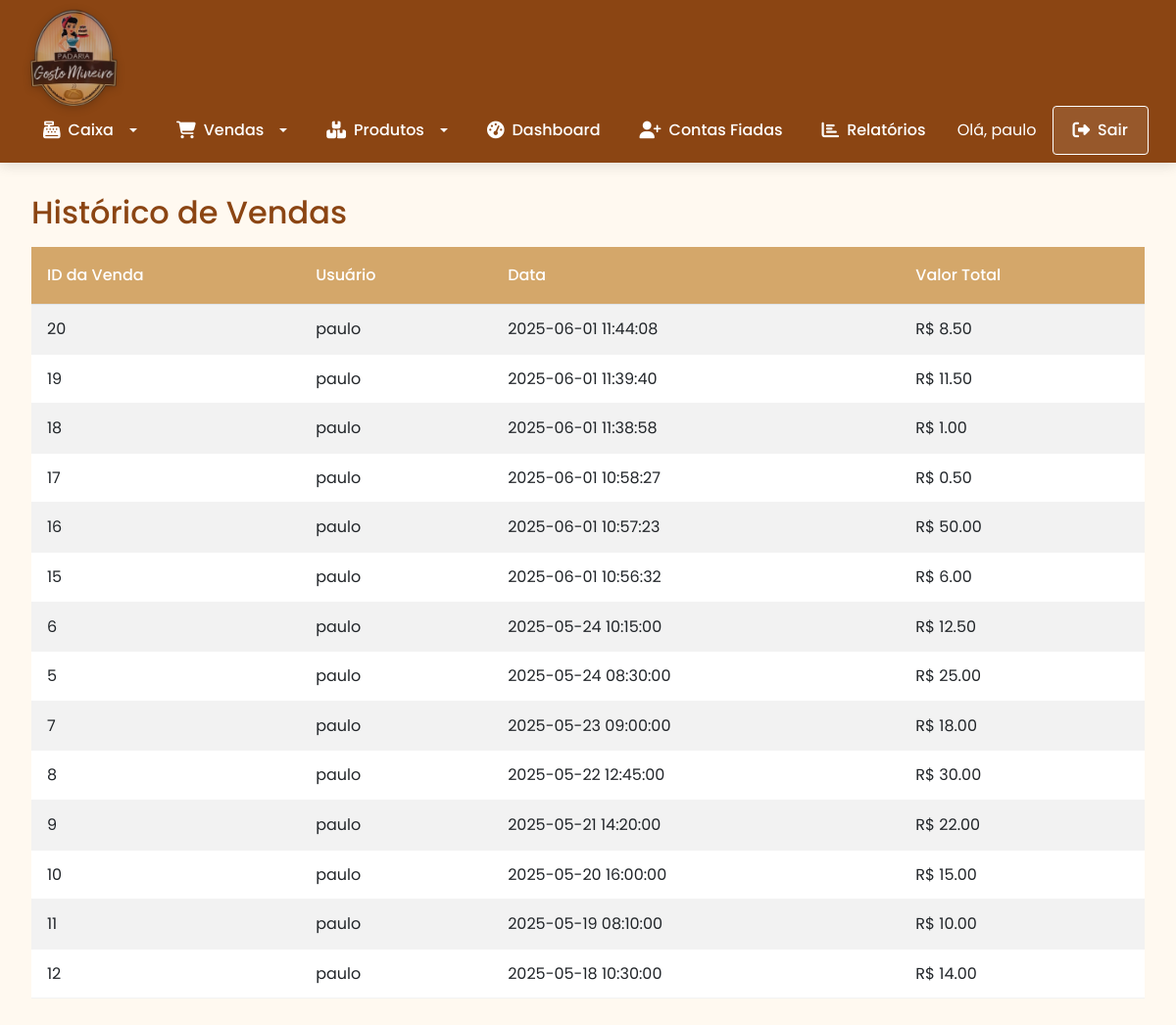
The page /historico_vendas (signed in) on the database as committed earlier.
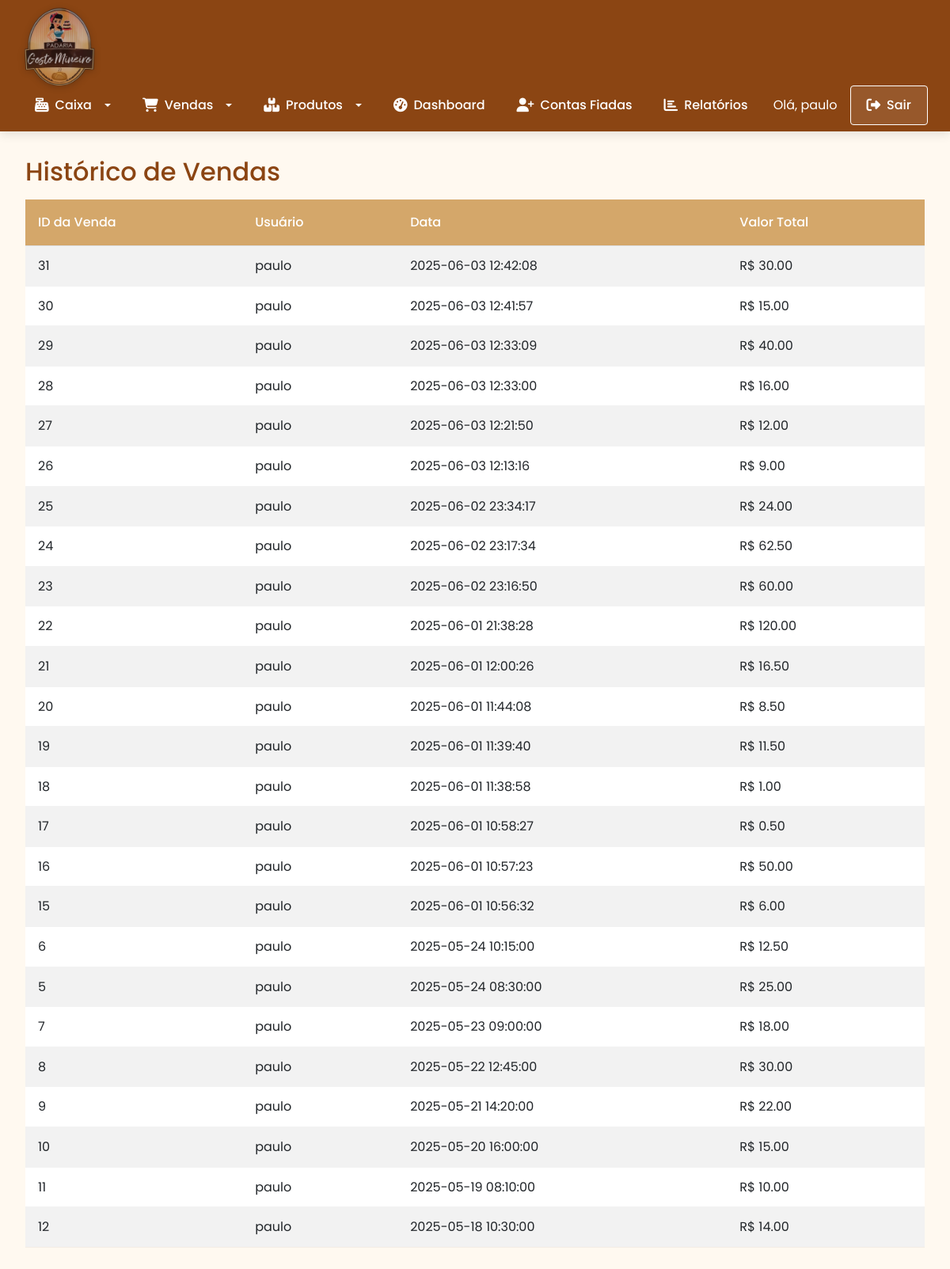
The same page on the database as committed later.
### tables this page shows
CREATE TABLE vendas (
    id INTEGER PRIMARY KEY AUTOINCREMENT,
    data_hora TEXT NOT NULL,
    usuario_id INTEGER NOT NULL,
    valor_total REAL NOT NULL,
    forma_pagamento TEXT NOT NULL,
    FOREIGN KEY(usuario_id) REFERENCES usuarios(id)
);

CREATE TABLE usuarios (
    id INTEGER PRIMARY KEY AUTOINCREMENT,
    nome TEXT NOT NULL,
    senha TEXT NOT NULL,
    tipo TEXT DEFAULT 'usuario' -- adm ou usuario
);

### app.py (the view)
@app.route('/historico_vendas')
@login_required
def historico_vendas():
    db = get_db()
    usuario_id = current_user.id
    vendas_usuario = db.execute('''
        SELECT v.id, u.nome, v.valor_total, v.data_hora
        FROM vendas v
        JOIN usuarios u ON v.usuario_id = u.id
        WHERE v.usuario_id = ?
        ORDER BY v.data_hora DESC
    ''', (usuario_id,)).fetchall()
    return render_template('historico_vendas.html', vendas=vendas_usuario)

### app.py (called while the page is built)
@app.before_request
def make_session_permanent():
    session.permanent = True  # Ativa expiração da sessão

@login_manager.user_loader
def load_user(user_id):
    db = get_db()
    cur = db.execute('SELECT * FROM usuarios WHERE id = ?', (user_id,))
    user = cur.fetchone()
    if user:
        return User(user[0], user[1], user[3])
    return None

### database.py (called while the page is built)
def get_db():
    db = getattr(g, '_database', None)
    if db is None:
        db = g._databse = sqlite3.connect(DATABASE)
        db.row_factory = sqlite3.Row
    return db

def close_connection(exception):
    db = getattr(g, '_database', None)
    if db is not None:
        db.close()

### templates/historico_vendas.html (shortened to what this page needs)
{% extends "base.html" %}
{% block content %}
<h2>Histórico de Vendas</h2>
{% if vendas %}
    <table class="table table-striped">
        <thead>
            <tr>
                <th>ID da Venda</th>
                <th>Usuário</th>
                <th>Data</th>
                <th>Valor Total</th>
            </tr>
        </thead>
        <tbody>
            {% for venda in vendas %}
                <tr>
                    <td>{{ venda[0] }}</td>
                    <td>{{ venda[1] }}</td>
                    <td>{{ venda[3] }}</td>
                    <td>R$ {{ "%.2f"|format(venda[2]) }}</td>
                </tr>
            {% endfor %}
        </tbody>
    </table>
{% else %}
    <p class="alert alert-info">Nenhuma venda registrada ainda.</p>
{% endif %}
{% endblock %}

Rows that differ between the two databases and show on the page:
added vendas: id "31", nome "paulo", data_hora "2025-06-03 12:42:08", valor_total "30.00"
added vendas: id "30", nome "paulo", data_hora "2025-06-03 12:41:57", valor_total "15.00"
added vendas: id "29", nome "paulo", data_hora "2025-06-03 12:33:09", valor_total "40.00"
added vendas: id "28", nome "paulo", data_hora "2025-06-03 12:33:00", valor_total "16.00"
added vendas: id "27", nome "paulo", data_hora "2025-06-03 12:21:50", valor_total "12.00"
added vendas: id "26", nome "paulo", data_hora "2025-06-03 12:13:16", valor_total "9.00"
added vendas: id "25", nome "paulo", data_hora "2025-06-02 23:34:17", valor_total "24.00"
added vendas: id "24", nome "paulo", data_hora "2025-06-02 23:17:34", valor_total "62.50"
added vendas: id "23", nome "paulo", data_hora "2025-06-02 23:16:50", valor_total "60.00"
added vendas: id "22", nome "paulo", data_hora "2025-06-01 21:38:28", valor_total "120.00"
added vendas: id "21", nome "paulo", data_hora "2025-06-01 12:00:26", valor_total "16.50"
